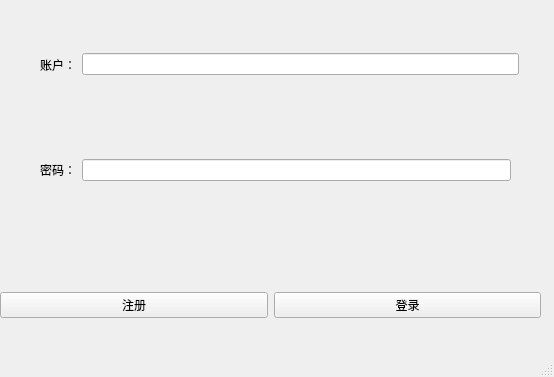
<?xml version="1.0" encoding="UTF-8"?>
<ui version="4.0">
 <class>MainWindow</class>
 <widget class="QMainWindow" name="MainWindow">
  <property name="geometry">
   <rect>
    <x>0</x>
    <y>0</y>
    <width>554</width>
    <height>377</height>
   </rect>
  </property>
  <property name="windowTitle">
   <string>MainWindow</string>
  </property>
  <widget class="QWidget" name="centralwidget">
   <widget class="QWidget" name="horizontalLayoutWidget">
    <property name="geometry">
     <rect>
      <x>0</x>
      <y>250</y>
      <width>541</width>
      <height>111</height>
     </rect>
    </property>
    <layout class="QHBoxLayout" name="horizontalLayout">
     <item>
      <widget class="QPushButton" name="register_2">
       <property name="text">
        <string>注册</string>
       </property>
      </widget>
     </item>
     <item>
      <widget class="QPushButton" name="login">
       <property name="text">
        <string>登录</string>
       </property>
      </widget>
     </item>
    </layout>
   </widget>
   <widget class="QWidget" name="horizontalLayoutWidget_2">
    <property name="geometry">
     <rect>
      <x>40</x>
      <y>10</y>
      <width>479</width>
      <height>109</height>
     </rect>
    </property>
    <layout class="QHBoxLayout" name="horizontalLayout_2">
     <item>
      <widget class="QLabel" name="label">
       <property name="text">
        <string>账户：</string>
       </property>
      </widget>
     </item>
     <item>
      <widget class="QLineEdit" name="lineEdit_username"/>
     </item>
    </layout>
   </widget>
   <widget class="QWidget" name="horizontalLayoutWidget_3">
    <property name="geometry">
     <rect>
      <x>40</x>
      <y>130</y>
      <width>471</width>
      <height>80</height>
     </rect>
    </property>
    <layout class="QHBoxLayout" name="horizontalLayout_3">
     <item>
      <widget class="QLabel" name="label_2">
       <property name="text">
        <string>密码：</string>
       </property>
      </widget>
     </item>
     <item>
      <widget class="QLineEdit" name="lineEdit_password"/>
     </item>
    </layout>
   </widget>
  </widget>
  <widget class="QMenuBar" name="menubar">
   <property name="geometry">
    <rect>
     <x>0</x>
     <y>0</y>
     <width>554</width>
     <height>18</height>
    </rect>
   </property>
  </widget>
  <widget class="QStatusBar" name="statusbar"/>
 </widget>
 <resources/>
 <connections/>
</ui>
